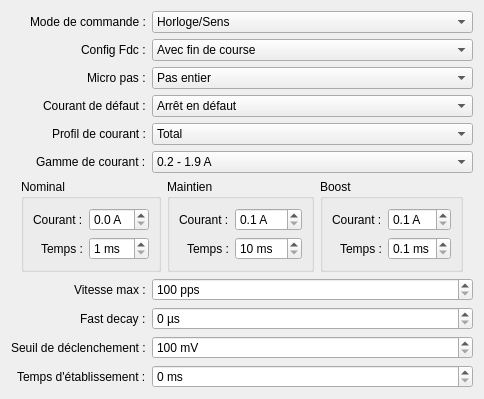
<?xml version="1.0" encoding="UTF-8"?>
<ui version="4.0">
 <class>FirstPapForm</class>
 <widget class="QWidget" name="FirstPapForm">
  <property name="geometry">
   <rect>
    <x>0</x>
    <y>0</y>
    <width>437</width>
    <height>359</height>
   </rect>
  </property>
  <property name="windowTitle">
   <string>Form</string>
  </property>
  <layout class="QFormLayout" name="formLayout">
   <property name="fieldGrowthPolicy">
    <enum>QFormLayout::AllNonFixedFieldsGrow</enum>
   </property>
   <property name="labelAlignment">
    <set>Qt::AlignRight|Qt::AlignTrailing|Qt::AlignVCenter</set>
   </property>
   <item row="0" column="1">
    <widget class="QComboBox" name="cmdMode_cb">
     <item>
      <property name="text">
       <string>Horloge/Sens</string>
      </property>
     </item>
     <item>
      <property name="text">
       <string>CW/CCW</string>
      </property>
     </item>
     <item>
      <property name="text">
       <string>EnableCW/EnableCCW</string>
      </property>
     </item>
     <item>
      <property name="text">
       <string>Consigne analogique/Sens</string>
      </property>
     </item>
     <item>
      <property name="text">
       <string>Pilotage par PC</string>
      </property>
     </item>
    </widget>
   </item>
   <item row="1" column="0">
    <widget class="QLabel" name="label_22">
     <property name="text">
      <string>Config Fdc :</string>
     </property>
    </widget>
   </item>
   <item row="1" column="1">
    <widget class="QComboBox" name="fctMode_cb">
     <item>
      <property name="text">
       <string>Avec fin de course</string>
      </property>
     </item>
     <item>
      <property name="text">
       <string>Avec boost et maintien</string>
      </property>
     </item>
    </widget>
   </item>
   <item row="2" column="0">
    <widget class="QLabel" name="label_21">
     <property name="text">
      <string>Micro pas :</string>
     </property>
    </widget>
   </item>
   <item row="2" column="1">
    <widget class="QComboBox" name="microStep_cb">
     <item>
      <property name="text">
       <string>Pas entier</string>
      </property>
     </item>
     <item>
      <property name="text">
       <string>1/2 pas</string>
      </property>
     </item>
     <item>
      <property name="text">
       <string>1/4 pas</string>
      </property>
     </item>
     <item>
      <property name="text">
       <string>1/8 pas</string>
      </property>
     </item>
     <item>
      <property name="text">
       <string>1/16 pas</string>
      </property>
     </item>
     <item>
      <property name="text">
       <string>1/32 pas</string>
      </property>
     </item>
    </widget>
   </item>
   <item row="3" column="0">
    <widget class="QLabel" name="label_20">
     <property name="text">
      <string>Courant de défaut :</string>
     </property>
    </widget>
   </item>
   <item row="3" column="1">
    <widget class="QComboBox" name="currentFault_cb">
     <item>
      <property name="text">
       <string>Arrêt en défaut</string>
      </property>
     </item>
     <item>
      <property name="text">
       <string>Maintien en défaut</string>
      </property>
     </item>
    </widget>
   </item>
   <item row="4" column="0">
    <widget class="QLabel" name="label_19">
     <property name="text">
      <string>Profil de courant :</string>
     </property>
    </widget>
   </item>
   <item row="4" column="1">
    <widget class="QComboBox" name="currentProfile_cb">
     <item>
      <property name="text">
       <string>Total</string>
      </property>
     </item>
     <item>
      <property name="text">
       <string>Sans boost</string>
      </property>
     </item>
     <item>
      <property name="text">
       <string>Sans arrêt</string>
      </property>
     </item>
     <item>
      <property name="text">
       <string>Sans boost et sans arrêt</string>
      </property>
     </item>
     <item>
      <property name="text">
       <string>Sans maintien</string>
      </property>
     </item>
     <item>
      <property name="text">
       <string>Sans maintien et sans boost</string>
      </property>
     </item>
     <item>
      <property name="text">
       <string>Sans maintien et sans arrêt</string>
      </property>
     </item>
     <item>
      <property name="text">
       <string>Sans maintien, sans boost et sans arrêt</string>
      </property>
     </item>
    </widget>
   </item>
   <item row="5" column="0">
    <widget class="QLabel" name="label_18">
     <property name="text">
      <string>Gamme de courant :</string>
     </property>
    </widget>
   </item>
   <item row="5" column="1">
    <widget class="QComboBox" name="currentRange_cb">
     <item>
      <property name="text">
       <string>0.2 - 1.9 A</string>
      </property>
     </item>
     <item>
      <property name="text">
       <string>0.2 - 2.4 A</string>
      </property>
     </item>
     <item>
      <property name="text">
       <string>0.3 - 3.1 A</string>
      </property>
     </item>
     <item>
      <property name="text">
       <string>0.5 - 4.9 A</string>
      </property>
     </item>
    </widget>
   </item>
   <item row="6" column="0" colspan="2">
    <layout class="QHBoxLayout" name="horizontalLayout_2">
     <item>
      <spacer name="horizontalSpacer_5">
       <property name="orientation">
        <enum>Qt::Horizontal</enum>
       </property>
       <property name="sizeType">
        <enum>QSizePolicy::Minimum</enum>
       </property>
       <property name="sizeHint" stdset="0">
        <size>
         <width>10</width>
         <height>20</height>
        </size>
       </property>
      </spacer>
     </item>
     <item>
      <widget class="QGroupBox" name="groupBox_5">
       <property name="title">
        <string>Nominal</string>
       </property>
       <layout class="QFormLayout" name="formLayout_6">
        <property name="fieldGrowthPolicy">
         <enum>QFormLayout::AllNonFixedFieldsGrow</enum>
        </property>
        <property name="labelAlignment">
         <set>Qt::AlignRight|Qt::AlignTrailing|Qt::AlignVCenter</set>
        </property>
        <item row="0" column="0">
         <widget class="QLabel" name="label_23">
          <property name="text">
           <string>Courant :</string>
          </property>
         </widget>
        </item>
        <item row="0" column="1">
         <widget class="QDoubleSpinBox" name="nominalCurrent">
          <property name="suffix">
           <string> A</string>
          </property>
          <property name="decimals">
           <number>1</number>
          </property>
          <property name="maximum">
           <double>5.000000000000000</double>
          </property>
          <property name="singleStep">
           <double>0.100000000000000</double>
          </property>
         </widget>
        </item>
        <item row="1" column="0">
         <widget class="QLabel" name="label_24">
          <property name="text">
           <string>Temps :</string>
          </property>
         </widget>
        </item>
        <item row="1" column="1">
         <widget class="QSpinBox" name="nominalTime">
          <property name="suffix">
           <string> ms</string>
          </property>
          <property name="minimum">
           <number>1</number>
          </property>
          <property name="maximum">
           <number>99</number>
          </property>
          <property name="singleStep">
           <number>1</number>
          </property>
         </widget>
        </item>
       </layout>
      </widget>
     </item>
     <item>
      <widget class="QGroupBox" name="groupBox_6">
       <property name="title">
        <string>Maintien</string>
       </property>
       <layout class="QFormLayout" name="formLayout_7">
        <property name="fieldGrowthPolicy">
         <enum>QFormLayout::AllNonFixedFieldsGrow</enum>
        </property>
        <property name="labelAlignment">
         <set>Qt::AlignRight|Qt::AlignTrailing|Qt::AlignVCenter</set>
        </property>
        <item row="0" column="0">
         <widget class="QLabel" name="label_25">
          <property name="text">
           <string>Courant :</string>
          </property>
         </widget>
        </item>
        <item row="0" column="1">
         <widget class="QDoubleSpinBox" name="maintainCurrent">
          <property name="suffix">
           <string> A</string>
          </property>
          <property name="decimals">
           <number>1</number>
          </property>
          <property name="minimum">
           <double>0.100000000000000</double>
          </property>
          <property name="maximum">
           <double>5.000000000000000</double>
          </property>
          <property name="singleStep">
           <double>0.100000000000000</double>
          </property>
         </widget>
        </item>
        <item row="1" column="0">
         <widget class="QLabel" name="label_26">
          <property name="text">
           <string>Temps :</string>
          </property>
         </widget>
        </item>
        <item row="1" column="1">
         <widget class="QSpinBox" name="maintainTime">
          <property name="suffix">
           <string> ms</string>
          </property>
          <property name="minimum">
           <number>10</number>
          </property>
          <property name="maximum">
           <number>990</number>
          </property>
          <property name="singleStep">
           <number>10</number>
          </property>
         </widget>
        </item>
       </layout>
      </widget>
     </item>
     <item>
      <widget class="QGroupBox" name="groupBox_7">
       <property name="title">
        <string>Boost</string>
       </property>
       <layout class="QFormLayout" name="formLayout_8">
        <property name="labelAlignment">
         <set>Qt::AlignRight|Qt::AlignTrailing|Qt::AlignVCenter</set>
        </property>
        <item row="0" column="0">
         <widget class="QLabel" name="label_27">
          <property name="text">
           <string>Courant :</string>
          </property>
         </widget>
        </item>
        <item row="0" column="1">
         <widget class="QDoubleSpinBox" name="boostCurrent">
          <property name="suffix">
           <string> A</string>
          </property>
          <property name="decimals">
           <number>1</number>
          </property>
          <property name="minimum">
           <double>0.100000000000000</double>
          </property>
          <property name="maximum">
           <double>5.000000000000000</double>
          </property>
          <property name="singleStep">
           <double>0.100000000000000</double>
          </property>
         </widget>
        </item>
        <item row="1" column="1">
         <widget class="QDoubleSpinBox" name="boostTime">
          <property name="suffix">
           <string> ms</string>
          </property>
          <property name="decimals">
           <number>1</number>
          </property>
          <property name="minimum">
           <double>0.100000000000000</double>
          </property>
          <property name="maximum">
           <double>9.900000000000000</double>
          </property>
          <property name="singleStep">
           <double>0.100000000000000</double>
          </property>
         </widget>
        </item>
        <item row="1" column="0">
         <widget class="QLabel" name="label_28">
          <property name="text">
           <string>Temps :</string>
          </property>
         </widget>
        </item>
       </layout>
      </widget>
     </item>
     <item>
      <spacer name="horizontalSpacer_6">
       <property name="orientation">
        <enum>Qt::Horizontal</enum>
       </property>
       <property name="sizeType">
        <enum>QSizePolicy::Minimum</enum>
       </property>
       <property name="sizeHint" stdset="0">
        <size>
         <width>10</width>
         <height>20</height>
        </size>
       </property>
      </spacer>
     </item>
    </layout>
   </item>
   <item row="7" column="0">
    <widget class="QLabel" name="label_29">
     <property name="text">
      <string>Vitesse max :</string>
     </property>
    </widget>
   </item>
   <item row="8" column="0">
    <widget class="QLabel" name="label_30">
     <property name="text">
      <string>Fast decay :</string>
     </property>
    </widget>
   </item>
   <item row="9" column="0">
    <widget class="QLabel" name="label_31">
     <property name="text">
      <string>Seuil de déclenchement :</string>
     </property>
    </widget>
   </item>
   <item row="7" column="1">
    <widget class="QSpinBox" name="maxSpeed">
     <property name="suffix">
      <string> pps</string>
     </property>
     <property name="minimum">
      <number>100</number>
     </property>
     <property name="maximum">
      <number>9900</number>
     </property>
     <property name="singleStep">
      <number>100</number>
     </property>
    </widget>
   </item>
   <item row="8" column="1">
    <widget class="QSpinBox" name="fastDecay">
     <property name="suffix">
      <string> µs</string>
     </property>
     <property name="maximum">
      <number>15</number>
     </property>
    </widget>
   </item>
   <item row="9" column="1">
    <widget class="QSpinBox" name="deadband">
     <property name="suffix">
      <string> mV</string>
     </property>
     <property name="minimum">
      <number>100</number>
     </property>
     <property name="maximum">
      <number>10090</number>
     </property>
     <property name="singleStep">
      <number>10</number>
     </property>
    </widget>
   </item>
   <item row="10" column="0">
    <widget class="QLabel" name="label_32">
     <property name="text">
      <string>Temps d'établissement :</string>
     </property>
    </widget>
   </item>
   <item row="10" column="1">
    <widget class="QSpinBox" name="filterTime">
     <property name="suffix">
      <string> ms</string>
     </property>
     <property name="maximum">
      <number>7992</number>
     </property>
     <property name="singleStep">
      <number>8</number>
     </property>
    </widget>
   </item>
   <item row="0" column="0">
    <widget class="QLabel" name="label_11">
     <property name="text">
      <string>Mode de commande :</string>
     </property>
     <property name="alignment">
      <set>Qt::AlignCenter</set>
     </property>
    </widget>
   </item>
  </layout>
 </widget>
 <resources/>
 <connections/>
</ui>
